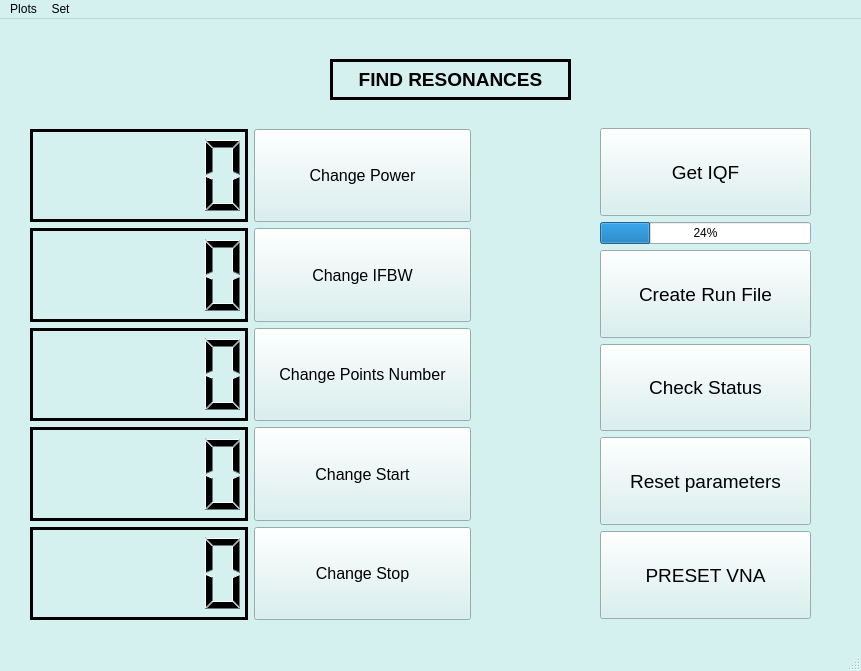
<?xml version="1.0" encoding="UTF-8"?>
<ui version="4.0">
 <class>Parameters</class>
 <widget class="QMainWindow" name="Parameters">
  <property name="geometry">
   <rect>
    <x>0</x>
    <y>0</y>
    <width>861</width>
    <height>671</height>
   </rect>
  </property>
  <property name="palette">
   <palette>
    <active>
     <colorrole role="WindowText">
      <brush brushstyle="SolidPattern">
       <color alpha="255">
        <red>0</red>
        <green>0</green>
        <blue>0</blue>
       </color>
      </brush>
     </colorrole>
     <colorrole role="Button">
      <brush brushstyle="SolidPattern">
       <color alpha="255">
        <red>212</red>
        <green>240</green>
        <blue>239</blue>
       </color>
      </brush>
     </colorrole>
     <colorrole role="Light">
      <brush brushstyle="SolidPattern">
       <color alpha="255">
        <red>255</red>
        <green>255</green>
        <blue>255</blue>
       </color>
      </brush>
     </colorrole>
     <colorrole role="Midlight">
      <brush brushstyle="SolidPattern">
       <color alpha="255">
        <red>233</red>
        <green>247</green>
        <blue>247</blue>
       </color>
      </brush>
     </colorrole>
     <colorrole role="Dark">
      <brush brushstyle="SolidPattern">
       <color alpha="255">
        <red>106</red>
        <green>120</green>
        <blue>119</blue>
       </color>
      </brush>
     </colorrole>
     <colorrole role="Mid">
      <brush brushstyle="SolidPattern">
       <color alpha="255">
        <red>141</red>
        <green>160</green>
        <blue>159</blue>
       </color>
      </brush>
     </colorrole>
     <colorrole role="Text">
      <brush brushstyle="SolidPattern">
       <color alpha="255">
        <red>0</red>
        <green>0</green>
        <blue>0</blue>
       </color>
      </brush>
     </colorrole>
     <colorrole role="BrightText">
      <brush brushstyle="SolidPattern">
       <color alpha="255">
        <red>255</red>
        <green>255</green>
        <blue>255</blue>
       </color>
      </brush>
     </colorrole>
     <colorrole role="ButtonText">
      <brush brushstyle="SolidPattern">
       <color alpha="255">
        <red>0</red>
        <green>0</green>
        <blue>0</blue>
       </color>
      </brush>
     </colorrole>
     <colorrole role="Base">
      <brush brushstyle="SolidPattern">
       <color alpha="255">
        <red>255</red>
        <green>255</green>
        <blue>255</blue>
       </color>
      </brush>
     </colorrole>
     <colorrole role="Window">
      <brush brushstyle="SolidPattern">
       <color alpha="255">
        <red>212</red>
        <green>240</green>
        <blue>239</blue>
       </color>
      </brush>
     </colorrole>
     <colorrole role="Shadow">
      <brush brushstyle="SolidPattern">
       <color alpha="255">
        <red>0</red>
        <green>0</green>
        <blue>0</blue>
       </color>
      </brush>
     </colorrole>
     <colorrole role="AlternateBase">
      <brush brushstyle="SolidPattern">
       <color alpha="255">
        <red>233</red>
        <green>247</green>
        <blue>247</blue>
       </color>
      </brush>
     </colorrole>
     <colorrole role="ToolTipBase">
      <brush brushstyle="SolidPattern">
       <color alpha="255">
        <red>255</red>
        <green>255</green>
        <blue>220</blue>
       </color>
      </brush>
     </colorrole>
     <colorrole role="ToolTipText">
      <brush brushstyle="SolidPattern">
       <color alpha="255">
        <red>0</red>
        <green>0</green>
        <blue>0</blue>
       </color>
      </brush>
     </colorrole>
    </active>
    <inactive>
     <colorrole role="WindowText">
      <brush brushstyle="SolidPattern">
       <color alpha="255">
        <red>0</red>
        <green>0</green>
        <blue>0</blue>
       </color>
      </brush>
     </colorrole>
     <colorrole role="Button">
      <brush brushstyle="SolidPattern">
       <color alpha="255">
        <red>212</red>
        <green>240</green>
        <blue>239</blue>
       </color>
      </brush>
     </colorrole>
     <colorrole role="Light">
      <brush brushstyle="SolidPattern">
       <color alpha="255">
        <red>255</red>
        <green>255</green>
        <blue>255</blue>
       </color>
      </brush>
     </colorrole>
     <colorrole role="Midlight">
      <brush brushstyle="SolidPattern">
       <color alpha="255">
        <red>233</red>
        <green>247</green>
        <blue>247</blue>
       </color>
      </brush>
     </colorrole>
     <colorrole role="Dark">
      <brush brushstyle="SolidPattern">
       <color alpha="255">
        <red>106</red>
        <green>120</green>
        <blue>119</blue>
       </color>
      </brush>
     </colorrole>
     <colorrole role="Mid">
      <brush brushstyle="SolidPattern">
       <color alpha="255">
        <red>141</red>
        <green>160</green>
        <blue>159</blue>
       </color>
      </brush>
     </colorrole>
     <colorrole role="Text">
      <brush brushstyle="SolidPattern">
       <color alpha="255">
        <red>0</red>
        <green>0</green>
        <blue>0</blue>
       </color>
      </brush>
     </colorrole>
     <colorrole role="BrightText">
      <brush brushstyle="SolidPattern">
       <color alpha="255">
        <red>255</red>
        <green>255</green>
        <blue>255</blue>
       </color>
      </brush>
     </colorrole>
     <colorrole role="ButtonText">
      <brush brushstyle="SolidPattern">
       <color alpha="255">
        <red>0</red>
        <green>0</green>
        <blue>0</blue>
       </color>
      </brush>
     </colorrole>
     <colorrole role="Base">
      <brush brushstyle="SolidPattern">
       <color alpha="255">
        <red>255</red>
        <green>255</green>
        <blue>255</blue>
       </color>
      </brush>
     </colorrole>
     <colorrole role="Window">
      <brush brushstyle="SolidPattern">
       <color alpha="255">
        <red>212</red>
        <green>240</green>
        <blue>239</blue>
       </color>
      </brush>
     </colorrole>
     <colorrole role="Shadow">
      <brush brushstyle="SolidPattern">
       <color alpha="255">
        <red>0</red>
        <green>0</green>
        <blue>0</blue>
       </color>
      </brush>
     </colorrole>
     <colorrole role="AlternateBase">
      <brush brushstyle="SolidPattern">
       <color alpha="255">
        <red>233</red>
        <green>247</green>
        <blue>247</blue>
       </color>
      </brush>
     </colorrole>
     <colorrole role="ToolTipBase">
      <brush brushstyle="SolidPattern">
       <color alpha="255">
        <red>255</red>
        <green>255</green>
        <blue>220</blue>
       </color>
      </brush>
     </colorrole>
     <colorrole role="ToolTipText">
      <brush brushstyle="SolidPattern">
       <color alpha="255">
        <red>0</red>
        <green>0</green>
        <blue>0</blue>
       </color>
      </brush>
     </colorrole>
    </inactive>
    <disabled>
     <colorrole role="WindowText">
      <brush brushstyle="SolidPattern">
       <color alpha="255">
        <red>106</red>
        <green>120</green>
        <blue>119</blue>
       </color>
      </brush>
     </colorrole>
     <colorrole role="Button">
      <brush brushstyle="SolidPattern">
       <color alpha="255">
        <red>212</red>
        <green>240</green>
        <blue>239</blue>
       </color>
      </brush>
     </colorrole>
     <colorrole role="Light">
      <brush brushstyle="SolidPattern">
       <color alpha="255">
        <red>255</red>
        <green>255</green>
        <blue>255</blue>
       </color>
      </brush>
     </colorrole>
     <colorrole role="Midlight">
      <brush brushstyle="SolidPattern">
       <color alpha="255">
        <red>233</red>
        <green>247</green>
        <blue>247</blue>
       </color>
      </brush>
     </colorrole>
     <colorrole role="Dark">
      <brush brushstyle="SolidPattern">
       <color alpha="255">
        <red>106</red>
        <green>120</green>
        <blue>119</blue>
       </color>
      </brush>
     </colorrole>
     <colorrole role="Mid">
      <brush brushstyle="SolidPattern">
       <color alpha="255">
        <red>141</red>
        <green>160</green>
        <blue>159</blue>
       </color>
      </brush>
     </colorrole>
     <colorrole role="Text">
      <brush brushstyle="SolidPattern">
       <color alpha="255">
        <red>106</red>
        <green>120</green>
        <blue>119</blue>
       </color>
      </brush>
     </colorrole>
     <colorrole role="BrightText">
      <brush brushstyle="SolidPattern">
       <color alpha="255">
        <red>255</red>
        <green>255</green>
        <blue>255</blue>
       </color>
      </brush>
     </colorrole>
     <colorrole role="ButtonText">
      <brush brushstyle="SolidPattern">
       <color alpha="255">
        <red>106</red>
        <green>120</green>
        <blue>119</blue>
       </color>
      </brush>
     </colorrole>
     <colorrole role="Base">
      <brush brushstyle="SolidPattern">
       <color alpha="255">
        <red>212</red>
        <green>240</green>
        <blue>239</blue>
       </color>
      </brush>
     </colorrole>
     <colorrole role="Window">
      <brush brushstyle="SolidPattern">
       <color alpha="255">
        <red>212</red>
        <green>240</green>
        <blue>239</blue>
       </color>
      </brush>
     </colorrole>
     <colorrole role="Shadow">
      <brush brushstyle="SolidPattern">
       <color alpha="255">
        <red>0</red>
        <green>0</green>
        <blue>0</blue>
       </color>
      </brush>
     </colorrole>
     <colorrole role="AlternateBase">
      <brush brushstyle="SolidPattern">
       <color alpha="255">
        <red>212</red>
        <green>240</green>
        <blue>239</blue>
       </color>
      </brush>
     </colorrole>
     <colorrole role="ToolTipBase">
      <brush brushstyle="SolidPattern">
       <color alpha="255">
        <red>255</red>
        <green>255</green>
        <blue>220</blue>
       </color>
      </brush>
     </colorrole>
     <colorrole role="ToolTipText">
      <brush brushstyle="SolidPattern">
       <color alpha="255">
        <red>0</red>
        <green>0</green>
        <blue>0</blue>
       </color>
      </brush>
     </colorrole>
    </disabled>
   </palette>
  </property>
  <property name="windowTitle">
   <string>Parameters</string>
  </property>
  <widget class="QWidget" name="centralwidget">
   <widget class="QLabel" name="window_desc">
    <property name="geometry">
     <rect>
      <x>330</x>
      <y>40</y>
      <width>241</width>
      <height>41</height>
     </rect>
    </property>
    <property name="font">
     <font>
      <pointsize>14</pointsize>
      <weight>75</weight>
      <bold>true</bold>
     </font>
    </property>
    <property name="frameShape">
     <enum>QFrame::Box</enum>
    </property>
    <property name="frameShadow">
     <enum>QFrame::Plain</enum>
    </property>
    <property name="lineWidth">
     <number>3</number>
    </property>
    <property name="text">
     <string>FIND RESONANCES</string>
    </property>
    <property name="alignment">
     <set>Qt::AlignCenter</set>
    </property>
   </widget>
   <widget class="QWidget" name="gridLayoutWidget">
    <property name="geometry">
     <rect>
      <x>30</x>
      <y>110</y>
      <width>441</width>
      <height>491</height>
     </rect>
    </property>
    <layout class="QGridLayout" name="gridLayout">
     <item row="3" column="1">
      <widget class="QPushButton" name="center_pushButton">
       <property name="sizePolicy">
        <sizepolicy hsizetype="Expanding" vsizetype="Expanding">
         <horstretch>0</horstretch>
         <verstretch>0</verstretch>
        </sizepolicy>
       </property>
       <property name="font">
        <font>
         <pointsize>12</pointsize>
        </font>
       </property>
       <property name="text">
        <string>Change Start</string>
       </property>
      </widget>
     </item>
     <item row="2" column="1">
      <widget class="QPushButton" name="points_pushButton">
       <property name="sizePolicy">
        <sizepolicy hsizetype="Expanding" vsizetype="Expanding">
         <horstretch>0</horstretch>
         <verstretch>0</verstretch>
        </sizepolicy>
       </property>
       <property name="font">
        <font>
         <pointsize>12</pointsize>
        </font>
       </property>
       <property name="text">
        <string>Change Points Number</string>
       </property>
      </widget>
     </item>
     <item row="3" column="0">
      <widget class="QLCDNumber" name="center_lcd">
       <property name="sizePolicy">
        <sizepolicy hsizetype="Expanding" vsizetype="Expanding">
         <horstretch>0</horstretch>
         <verstretch>0</verstretch>
        </sizepolicy>
       </property>
       <property name="maximumSize">
        <size>
         <width>16777215</width>
         <height>16777215</height>
        </size>
       </property>
       <property name="frameShadow">
        <enum>QFrame::Plain</enum>
       </property>
       <property name="lineWidth">
        <number>3</number>
       </property>
      </widget>
     </item>
     <item row="4" column="1">
      <widget class="QPushButton" name="span_pushButton">
       <property name="sizePolicy">
        <sizepolicy hsizetype="Expanding" vsizetype="Expanding">
         <horstretch>0</horstretch>
         <verstretch>0</verstretch>
        </sizepolicy>
       </property>
       <property name="font">
        <font>
         <pointsize>12</pointsize>
        </font>
       </property>
       <property name="text">
        <string>Change Stop</string>
       </property>
      </widget>
     </item>
     <item row="4" column="0">
      <widget class="QLCDNumber" name="span_lcd">
       <property name="sizePolicy">
        <sizepolicy hsizetype="Expanding" vsizetype="Expanding">
         <horstretch>0</horstretch>
         <verstretch>0</verstretch>
        </sizepolicy>
       </property>
       <property name="maximumSize">
        <size>
         <width>16777215</width>
         <height>16777215</height>
        </size>
       </property>
       <property name="frameShadow">
        <enum>QFrame::Plain</enum>
       </property>
       <property name="lineWidth">
        <number>3</number>
       </property>
      </widget>
     </item>
     <item row="2" column="0">
      <widget class="QLCDNumber" name="points_lcd">
       <property name="sizePolicy">
        <sizepolicy hsizetype="Expanding" vsizetype="Expanding">
         <horstretch>0</horstretch>
         <verstretch>0</verstretch>
        </sizepolicy>
       </property>
       <property name="maximumSize">
        <size>
         <width>16777215</width>
         <height>16777215</height>
        </size>
       </property>
       <property name="frameShadow">
        <enum>QFrame::Plain</enum>
       </property>
       <property name="lineWidth">
        <number>3</number>
       </property>
      </widget>
     </item>
     <item row="0" column="1">
      <widget class="QPushButton" name="power_pushButton">
       <property name="sizePolicy">
        <sizepolicy hsizetype="Expanding" vsizetype="Expanding">
         <horstretch>0</horstretch>
         <verstretch>0</verstretch>
        </sizepolicy>
       </property>
       <property name="font">
        <font>
         <pointsize>12</pointsize>
        </font>
       </property>
       <property name="text">
        <string>Change Power</string>
       </property>
      </widget>
     </item>
     <item row="0" column="0">
      <widget class="QLCDNumber" name="power_lcd">
       <property name="sizePolicy">
        <sizepolicy hsizetype="Expanding" vsizetype="Expanding">
         <horstretch>0</horstretch>
         <verstretch>0</verstretch>
        </sizepolicy>
       </property>
       <property name="maximumSize">
        <size>
         <width>16777215</width>
         <height>16777215</height>
        </size>
       </property>
       <property name="frameShadow">
        <enum>QFrame::Plain</enum>
       </property>
       <property name="lineWidth">
        <number>3</number>
       </property>
       <property name="digitCount">
        <number>5</number>
       </property>
       <property name="mode">
        <enum>QLCDNumber::Dec</enum>
       </property>
      </widget>
     </item>
     <item row="1" column="1">
      <widget class="QPushButton" name="IFBW_pushButton">
       <property name="sizePolicy">
        <sizepolicy hsizetype="Expanding" vsizetype="Expanding">
         <horstretch>0</horstretch>
         <verstretch>0</verstretch>
        </sizepolicy>
       </property>
       <property name="font">
        <font>
         <pointsize>12</pointsize>
        </font>
       </property>
       <property name="text">
        <string>Change IFBW</string>
       </property>
      </widget>
     </item>
     <item row="1" column="0">
      <widget class="QLCDNumber" name="IFBW_lcd">
       <property name="sizePolicy">
        <sizepolicy hsizetype="Expanding" vsizetype="Expanding">
         <horstretch>0</horstretch>
         <verstretch>0</verstretch>
        </sizepolicy>
       </property>
       <property name="maximumSize">
        <size>
         <width>16777215</width>
         <height>16777215</height>
        </size>
       </property>
       <property name="frameShadow">
        <enum>QFrame::Plain</enum>
       </property>
       <property name="lineWidth">
        <number>3</number>
       </property>
      </widget>
     </item>
    </layout>
   </widget>
   <widget class="QWidget" name="verticalLayoutWidget">
    <property name="geometry">
     <rect>
      <x>600</x>
      <y>109</y>
      <width>211</width>
      <height>491</height>
     </rect>
    </property>
    <layout class="QVBoxLayout" name="verticalLayout">
     <item>
      <widget class="QPushButton" name="get_IQF_pushButton">
       <property name="sizePolicy">
        <sizepolicy hsizetype="Expanding" vsizetype="Expanding">
         <horstretch>0</horstretch>
         <verstretch>0</verstretch>
        </sizepolicy>
       </property>
       <property name="font">
        <font>
         <pointsize>14</pointsize>
        </font>
       </property>
       <property name="text">
        <string>Get IQF</string>
       </property>
      </widget>
     </item>
     <item>
      <widget class="QProgressBar" name="progressBar">
       <property name="value">
        <number>24</number>
       </property>
      </widget>
     </item>
     <item>
      <widget class="QPushButton" name="crf_pushButton">
       <property name="sizePolicy">
        <sizepolicy hsizetype="Expanding" vsizetype="Expanding">
         <horstretch>0</horstretch>
         <verstretch>0</verstretch>
        </sizepolicy>
       </property>
       <property name="font">
        <font>
         <pointsize>14</pointsize>
        </font>
       </property>
       <property name="text">
        <string>Create Run File</string>
       </property>
      </widget>
     </item>
     <item>
      <widget class="QPushButton" name="check_pushButton">
       <property name="sizePolicy">
        <sizepolicy hsizetype="Expanding" vsizetype="Expanding">
         <horstretch>0</horstretch>
         <verstretch>0</verstretch>
        </sizepolicy>
       </property>
       <property name="font">
        <font>
         <pointsize>14</pointsize>
        </font>
       </property>
       <property name="text">
        <string>Check Status</string>
       </property>
      </widget>
     </item>
     <item>
      <widget class="QPushButton" name="reset_pushButton">
       <property name="sizePolicy">
        <sizepolicy hsizetype="Expanding" vsizetype="Expanding">
         <horstretch>0</horstretch>
         <verstretch>0</verstretch>
        </sizepolicy>
       </property>
       <property name="font">
        <font>
         <pointsize>14</pointsize>
        </font>
       </property>
       <property name="text">
        <string>Reset parameters</string>
       </property>
      </widget>
     </item>
     <item>
      <widget class="QPushButton" name="preset_pushButton">
       <property name="sizePolicy">
        <sizepolicy hsizetype="Expanding" vsizetype="Expanding">
         <horstretch>0</horstretch>
         <verstretch>0</verstretch>
        </sizepolicy>
       </property>
       <property name="font">
        <font>
         <pointsize>14</pointsize>
        </font>
       </property>
       <property name="text">
        <string>PRESET VNA</string>
       </property>
      </widget>
     </item>
    </layout>
   </widget>
  </widget>
  <widget class="QMenuBar" name="menubar">
   <property name="geometry">
    <rect>
     <x>0</x>
     <y>0</y>
     <width>861</width>
     <height>21</height>
    </rect>
   </property>
   <widget class="QMenu" name="menuPlots">
    <property name="title">
     <string>Plots</string>
    </property>
    <addaction name="actionI"/>
    <addaction name="actionQ"/>
    <addaction name="actionS21"/>
    <addaction name="actionS21_phase"/>
   </widget>
   <widget class="QMenu" name="menuOther">
    <property name="title">
     <string>Set</string>
    </property>
    <addaction name="actionSet_Save_Path"/>
    <addaction name="actionSet_Start"/>
    <addaction name="actionSet_Stop"/>
   </widget>
   <addaction name="menuPlots"/>
   <addaction name="menuOther"/>
  </widget>
  <widget class="QStatusBar" name="statusbar"/>
  <action name="actionI">
   <property name="text">
    <string>I</string>
   </property>
  </action>
  <action name="actionQ">
   <property name="text">
    <string>Q</string>
   </property>
  </action>
  <action name="actionS21">
   <property name="text">
    <string>S21_abs</string>
   </property>
  </action>
  <action name="actionS21_phase">
   <property name="text">
    <string>S21_phase</string>
   </property>
  </action>
  <action name="actionSet_Save_Path">
   <property name="text">
    <string>Set Save Path</string>
   </property>
  </action>
  <action name="actionSet_Start">
   <property name="text">
    <string>Set Start</string>
   </property>
  </action>
  <action name="actionSet_Stop">
   <property name="text">
    <string>Set Stop</string>
   </property>
  </action>
 </widget>
 <resources/>
 <connections/>
</ui>
